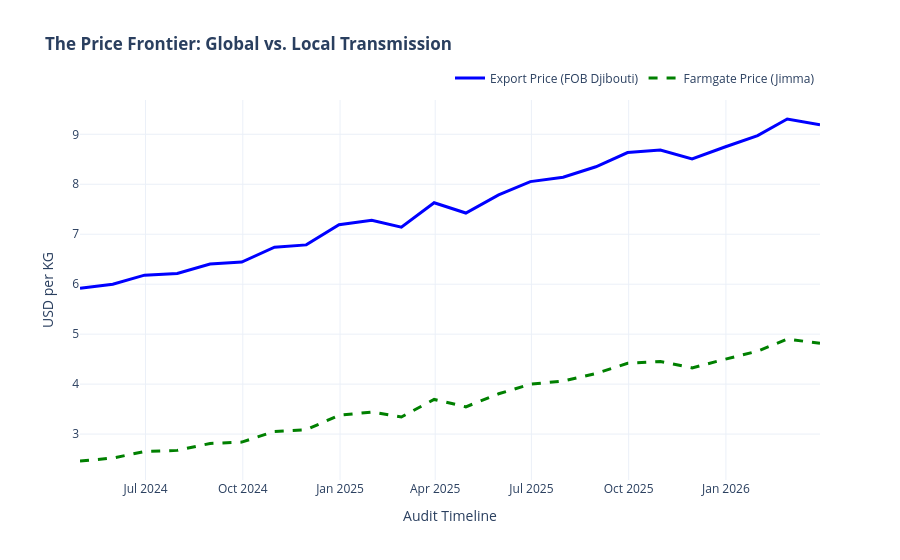

Notebook code for this chart:
### Markdown cell above
#### Visualizing the Transmission Gap

### Code cell
fig = go.Figure()

fig.add_trace(go.Scatter(x=price_df['date'], y=price_df['export_price_fob'], 
                         name='Export Price (FOB Djibouti)', line=dict(color='blue', width=3)))

fig.add_trace(go.Scatter(x=price_df['date'], y=price_df['farmgate_price'], 
                         name='Farmgate Price (Jimma)', line=dict(color='green', width=3, dash='dash')))

fig.update_layout(title='<b>The Price Frontier: Global vs. Local Transmission</b>',
                  xaxis_title='Audit Timeline', yaxis_title='USD per KG',
                  template=TEMPLATE, legend=dict(orientation="h", yanchor="bottom", y=1.02, xanchor="right", x=1))

fig.show()

### Figure 1 — Plotly figure (JSON) as saved in the notebook; plotly's stock layout.template omitted (floating-point values rounded to 4 significant figures)
{"data": [{"line": {"color": "blue", "width": 3}, "name": "Export Price (FOB Djibouti)", "type": "scatter", "x": ["2024-04-30T00:00:00", "2024-05-31T00:00:00", "2024-06-30T00:00:00", "2024-07-31T00:00:00", "2024-08-31T00:00:00", "2024-09-30T00:00:00", "2024-10-31T00:00:00", "2024-11-30T00:00:00", "2024-12-31T00:00:00", "2025-01-31T00:00:00", "2025-02-28T00:00:00", "2025-03-31T00:00:00", "2025-04-30T00:00:00", "2025-05-31T00:00:00", "2025-06-30T00:00:00", "2025-07-31T00:00:00", "2025-08-31T00:00:00", "2025-09-30T00:00:00", "2025-10-31T00:00:00", "2025-11-30T00:00:00", "2025-12-31T00:00:00", "2026-01-31T00:00:00", "2026-02-28T00:00:00", "2026-03-31T00:00:00"], "y": [5.918, 6.0, 6.18, 6.213, 6.405, 6.443, 6.741, 6.787, 7.19, 7.279, 7.141, 7.63, 7.424, 7.787, 8.054, 8.142, 8.35, 8.634, 8.684, 8.508, 8.746, 8.973, 9.307, 9.19]}, {"line": {"color": "green", "dash": "dash", "width": 3}, "name": "Farmgate Price (Jimma)", "type": "scatter", "x": ["2024-04-30T00:00:00", "2024-05-31T00:00:00", "2024-06-30T00:00:00", "2024-07-31T00:00:00", "2024-08-31T00:00:00", "2024-09-30T00:00:00", "2024-10-31T00:00:00", "2024-11-30T00:00:00", "2024-12-31T00:00:00", "2025-01-31T00:00:00", "2025-02-28T00:00:00", "2025-03-31T00:00:00", "2025-04-30T00:00:00", "2025-05-31T00:00:00", "2025-06-30T00:00:00", "2025-07-31T00:00:00", "2025-08-31T00:00:00", "2025-09-30T00:00:00", "2025-10-31T00:00:00", "2025-11-30T00:00:00", "2025-12-31T00:00:00", "2026-01-31T00:00:00", "2026-02-28T00:00:00", "2026-03-31T00:00:00"], "y": [2.461, 2.52, 2.65, 2.674, 2.812, 2.839, 3.053, 3.087, 3.377, 3.441, 3.341, 3.694, 3.546, 3.806, 3.999, 4.062, 4.212, 4.417, 4.452, 4.325, 4.497, 4.661, 4.901, 4.817]}], "layout": {"legend": {"orientation": "h", "x": 1, "xanchor": "right", "y": 1.02, "yanchor": "bottom"}, "title": {"text": "<b>The Price Frontier: Global vs. Local Transmission</b>"}, "xaxis": {"title": {"text": "Audit Timeline"}}, "yaxis": {"title": {"text": "USD per KG"}}}}
